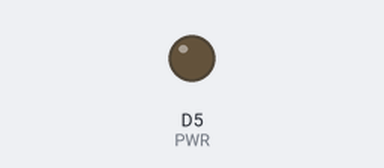
Bench run of a sketch on a simulated ESP8266 (Wemos D1 mini). Parts: output pins drawn as LEDs (lit = HIGH). WiFi joins after 1.5 s; servers stay silent unless stated; uploads are accepted with an empty reply; what the sketch prints to the serial monitor is not drawn. At 2.7 s the program puts the board to deep sleep or switches it off; the recording ends there.

Above: at 0.1 s.
At 1.6 s:
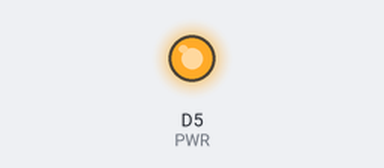
Timing chart, 0 to 2.7 s (numbered marks = the images above):
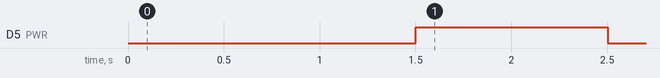

Measured:
- by itself, D5 (PWR): LOW → HIGH at 1.5 s, → LOW 1.0 s later

The sketch:

wemos_soilsensor_deepsleep.ino
```cpp
#include <ESP8266HTTPClient.h>
#include <ESP8266WiFi.h>

int PWR = D5;
String sensorName = "Sensor1";                                        //Name it something unique, the name will be sent along with the data

void setup() {
  pinMode(PWR, OUTPUT);
  //Serial.begin(115200);
  WiFi.begin("SSID", "password");                                     //Connect to Wifi

  while (WiFi.status() != WL_CONNECTED){                              //Wait for the WiFI to connect
    delay(500);
    //Serial.println("Waiting for connection");
  }
  digitalWrite(PWR, HIGH);
  delay(500);
  int sensorValue = analogRead(A0);
  delay(500);
  digitalWrite(PWR, LOW);

  Serial.println(sensorValue);

  if(WiFi.status() == WL_CONNECTED){                                 //Check WiFi connection status
   HTTPClient http;                                                  //Declare object of class HTTPClient
   http.begin("http://ip.of.your.server:5000/soilstatushandler");    //Set request destination, port 5000 used in server example code.
   http.addHeader("Content-Type", "text/plain");                     //Set content-type header

   String packet = String(sensorValue) + sensorName;
   int httpCode = http.POST(packet);                                //Send request
   //Serial.println("Packet sent to server...");
   http.end();                                                      //Close connection

  }else{
   //Serial.println("Error in WiFi connection");
   delay(200);
  }
  //ESP.deepSleep(30e6 * 10);                                       // 30 seconds.
  //ESP.deepSleep(36e7 * 10);                                       // one hour.
  ESP.deepSleep(36e8 * 3);                                          // three hour.
  //ESP.deepSleep(36e8 * 6);                                        // six hour.
}

void loop() {
                                                                    //empty loop, we will be going to deepsleep at the end of setup()
}
```
